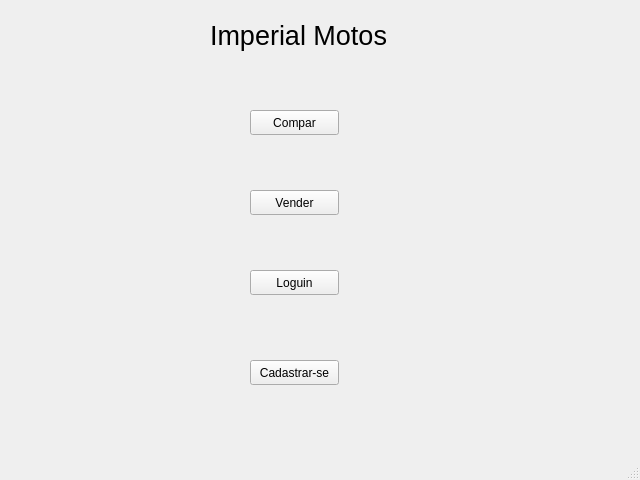
<?xml version="1.0" encoding="UTF-8"?>
<ui version="4.0">
 <class>MainWindow</class>
 <widget class="QMainWindow" name="MainWindow">
  <property name="geometry">
   <rect>
    <x>0</x>
    <y>0</y>
    <width>640</width>
    <height>480</height>
   </rect>
  </property>
  <property name="windowTitle">
   <string>MainWindow</string>
  </property>
  <widget class="QWidget" name="centralwidget">
   <widget class="QLabel" name="label">
    <property name="geometry">
     <rect>
      <x>210</x>
      <y>20</y>
      <width>191</width>
      <height>31</height>
     </rect>
    </property>
    <property name="font">
     <font>
      <pointsize>20</pointsize>
     </font>
    </property>
    <property name="text">
     <string>Imperial Motos</string>
    </property>
   </widget>
   <widget class="QPushButton" name="pushButton">
    <property name="geometry">
     <rect>
      <x>250</x>
      <y>110</y>
      <width>89</width>
      <height>25</height>
     </rect>
    </property>
    <property name="text">
     <string>Compar</string>
    </property>
   </widget>
   <widget class="QPushButton" name="pushButton_2">
    <property name="geometry">
     <rect>
      <x>250</x>
      <y>190</y>
      <width>89</width>
      <height>25</height>
     </rect>
    </property>
    <property name="text">
     <string>Vender</string>
    </property>
   </widget>
   <widget class="QPushButton" name="pushButton_3">
    <property name="geometry">
     <rect>
      <x>250</x>
      <y>270</y>
      <width>89</width>
      <height>25</height>
     </rect>
    </property>
    <property name="text">
     <string>Loguin</string>
    </property>
   </widget>
   <widget class="QPushButton" name="pushButton_4">
    <property name="geometry">
     <rect>
      <x>250</x>
      <y>360</y>
      <width>89</width>
      <height>25</height>
     </rect>
    </property>
    <property name="text">
     <string>Cadastrar-se</string>
    </property>
   </widget>
  </widget>
  <widget class="QStatusBar" name="statusbar"/>
 </widget>
 <resources/>
 <connections/>
</ui>
